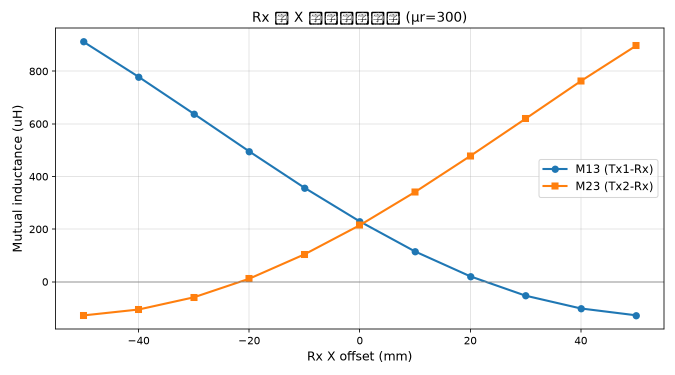
#> input picture scan_RxX_M.png, 1350 x 750 px (shown at 1/2 size)
$ python ascii_preview.py ../scan_RxX_M.png 5 5
#> lines starting #> are read from the running program, lines starting #| are printed output that depends on the picture
# -*- coding: utf-8 -*-
"""把生成的 PNG 渲染成 ASCII 供无图像能力时校验版面。

用法: python ascii_preview.py <png> [cols] [rows]
颜色分类： 空白 / 浅灰(网格) / 深灰(铁氧体) / 橙(铜) / 绿(Rx) / 蓝(Region) / 黑(文字线)
"""
import sys

import numpy as np
from PIL import Image


def classify(px):
    r, g, b = int(px[0]), int(px[1]), int(px[2])
    mx, mn = max(r, g, b), min(r, g, b)
    sat = mx - mn
    lum = (r + g + b) / 3.0
    if sat < 24:
        if lum > 246:
            return ' '
        if lum > 205:
            return '.'
        if lum > 120:
            return ':'
        return '#'
    if r > g >= b and r - b > 40:
        return 'C' if r > 150 else 'c'      # 橙/铜
    if g >= r and g > b:
        return 'G'                          # 绿
    if b >= r and b >= g:
        return 'B'                          # 蓝
    return '*'


def main():
    p = sys.argv[1]
    cols = int(sys.argv[2]) if len(sys.argv) > 2 else 150
    rows = int(sys.argv[3]) if len(sys.argv) > 3 else 44
    im = Image.open(p).convert("RGB")
    W, H = im.size
#> W = 1350; H = 750
    a = np.asarray(im).astype(np.int16)
    sat = a.max(axis=2) - a.min(axis=2)
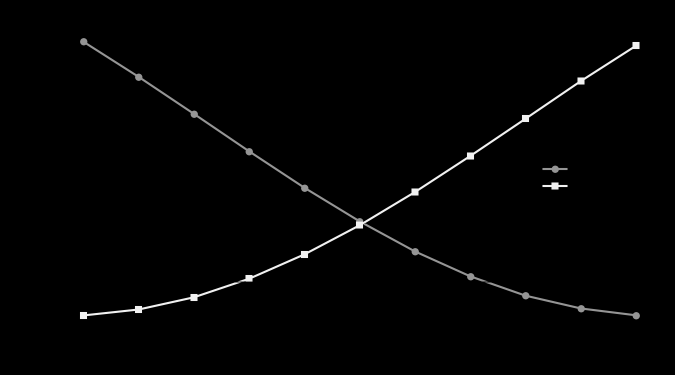
#> sat: shape (750, 1350) int16 (shown at 1/2 size); min 0, max 241, mean 2.7
    lum = a.mean(axis=2)
    ink = ((sat > 24) | (lum < 235)).mean() * 100
#> ink = 5.27
    print("=== %s  %dx%d  着墨 %.1f%% ===" % (p, W, H, ink))
#| === ../scan_RxX_M.png  1350x750  着墨 5.3% ===
    cw, ch = W / cols, H / rows
#> cw = 270; ch = 150
    for j in range(rows):
        line = ''
        for i in range(cols):
            y0, y1 = int(j * ch), max(int((j + 1) * ch), int(j * ch) + 1)
            x0, x1 = int(i * cw), max(int((i + 1) * cw), int(i * cw) + 1)
            blk = a[y0:y1, x0:x1]
            if blk.size == 0:
                line += ' '
                continue
            bs = blk.max(axis=2) - blk.min(axis=2)
            bl = blk.mean(axis=2)
            # 优先显示彩色，其次深色
            colmask = (bs > 24)
            if colmask.mean() > 0.18:
                px = blk[colmask].mean(axis=0)
                line += classify(px)
            elif (bl < 120).mean() > 0.06:
                line += '#'
            elif (bl < 205).mean() > 0.12:
                line += ':'
            elif (bl < 246).mean() > 0.06:
                line += '.'
            else:
                line += ' '
        print("%4d|%s" % (j * ch, line))
    print("图例: (空)白 . 浅灰 : 中灰 # 深色/文字 C 铜色 c 暗铜 G 绿 B 蓝 * 其他")


if __name__ == "__main__":
    main()

$ run again, on w30g10_tg120_scan.png
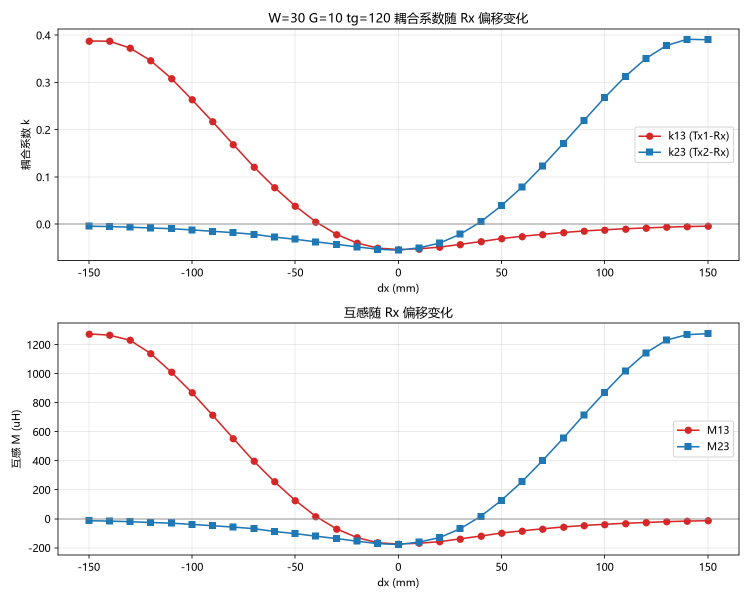
#> input picture w30g10_tg120_scan.png, 1500 x 1200 px (shown at 1/2 size)
#> in main, `sat = a.max(axis=2) - a.min(axis=2)`:
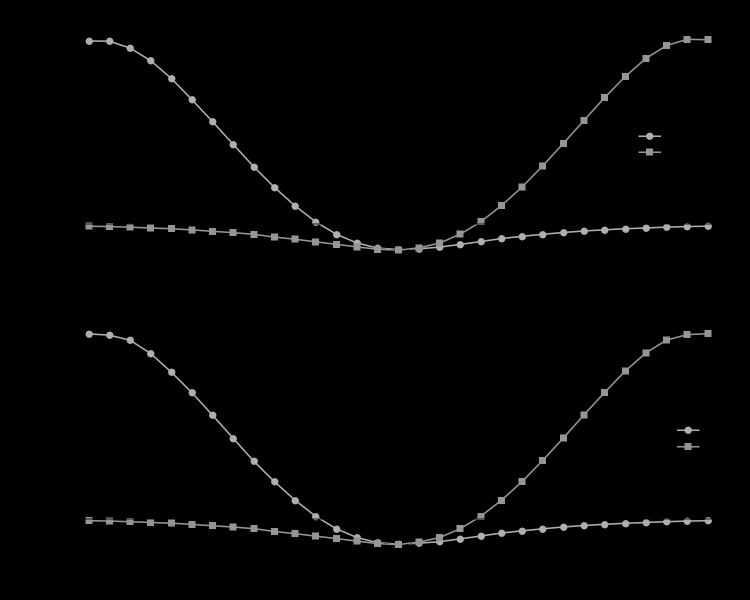
#> sat: shape (1200, 1500) int16 (shown at 1/2 size); min 0, max 175, mean 3
#> in main, `lum = a.mean(axis=2)`:
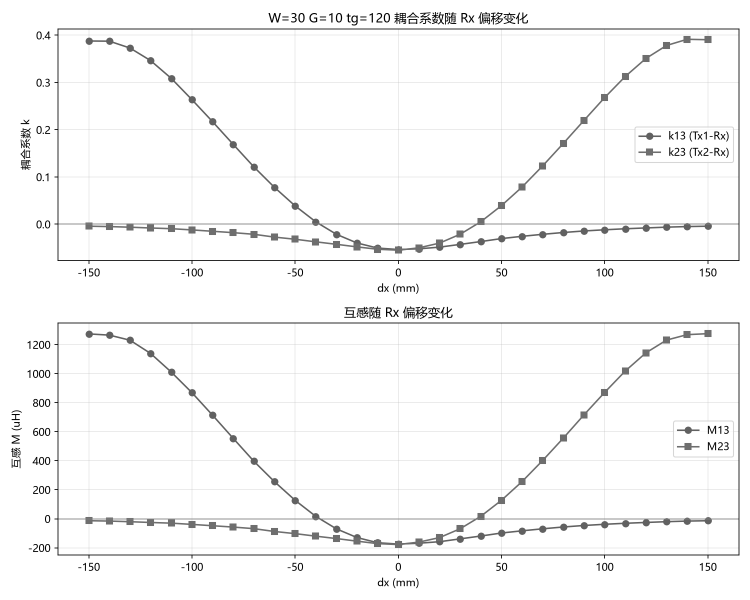
#> lum: shape (1200, 1500) float64 (shown at 1/2 size); min 0, max 255, mean 247.8
#> ink = 4.33
#| === ../w30g10_tg120_scan.png  1500x1200  着墨 4.3% ===
